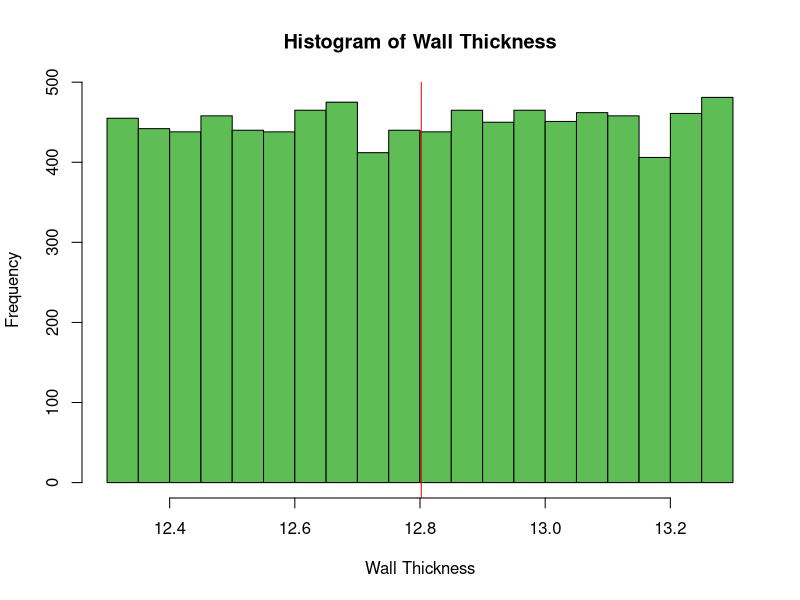
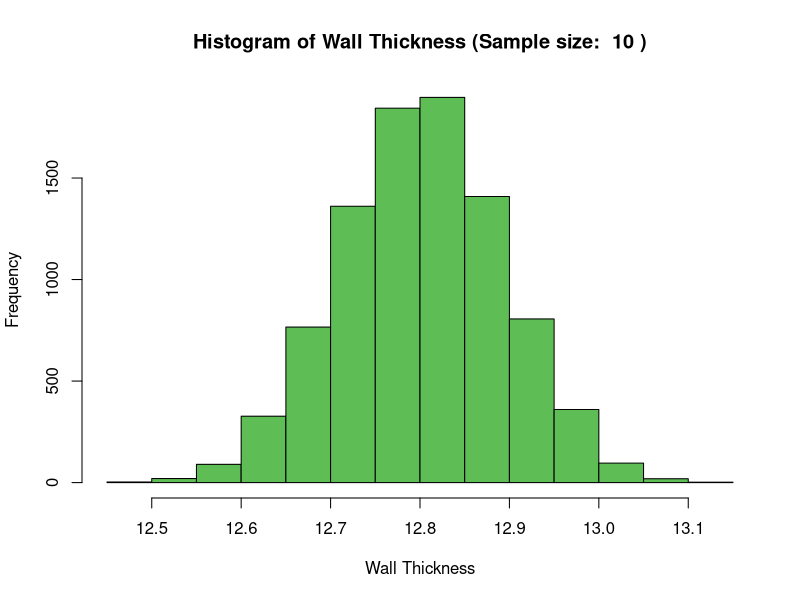
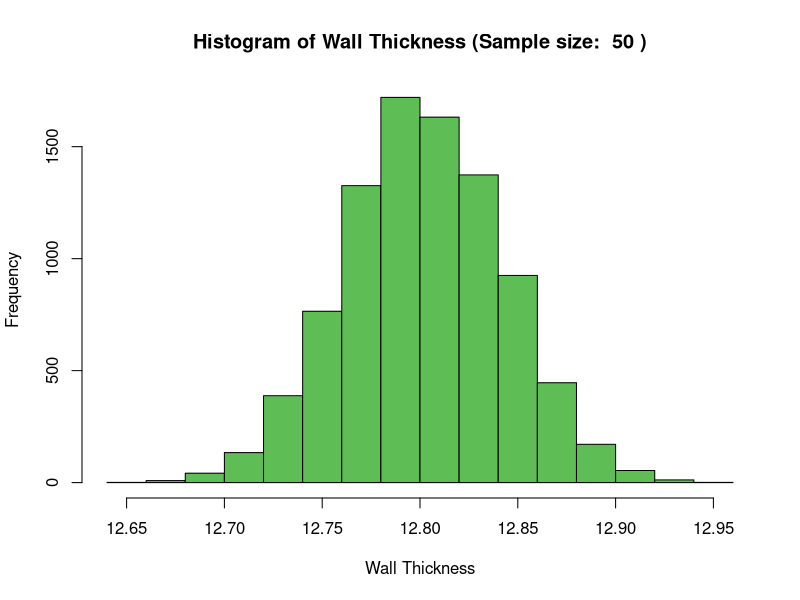
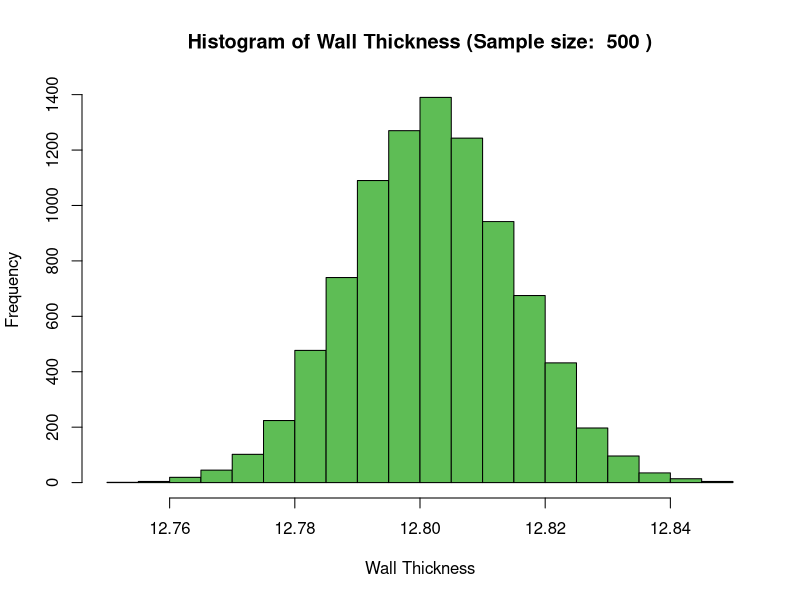
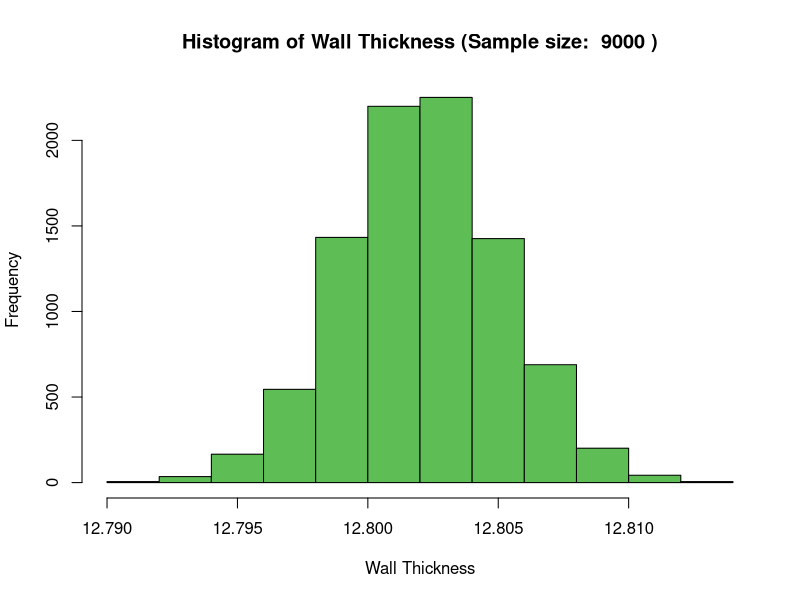

Source code (R) for these figures, in order:
data <- read.csv("./Clt-data.csv")

dim(data)

head(data, 5)

mean(data$Wall.Thickness)

xlab <- "Wall Thickness"
ylab <- "Frequency"
main <- "Histogram of Wall Thickness"

hist(data$Wall.Thickness, xlab = xlab, ylab = ylab, main = main, col = "#5ebd55")

abline(v = mean(data$Wall.Thickness), col = "red")


sample_size <- 10



sample_distributions <- function(sample_size) {
  samples <- c()


  for (i in 1:9000) {
    samples[i] <- mean(sample(data$Wall.Thickness, sample_size, replace = TRUE))
  }

  main <- paste("Histogram of Wall Thickness (Sample size: ", sample_size, ")")

  hist(samples, xlab = xlab, ylab = ylab, main = main, col = "#5ebd55")
}

sample_distributions(10)
sample_distributions(50)
sample_distributions(500)
sample_distributions(9000)
